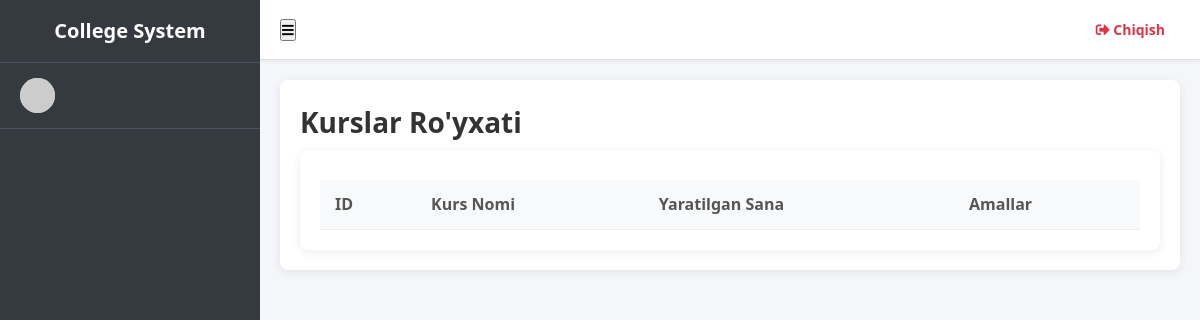
/manage_course/, run on an earlier commit of the app's database.
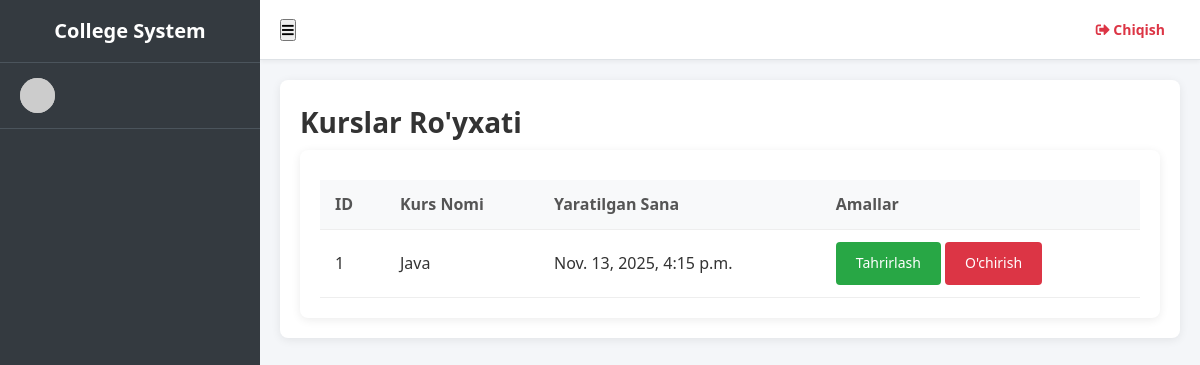
And on a later commit of the database.
### student_management_app/models.py (models this page shows)
class Courses(models.Model):
    id = models.AutoField(primary_key=True)
    course_name = models.CharField(max_length=255)
    created_at = models.DateTimeField(auto_now_add=True)
    updated_at = models.DateTimeField(auto_now=True)
    objects = models.Manager()

### student_management_app/HodViews.py (the view)
# urls.py: path('manage_course/', HodViews.manage_course, name="manage_course"),
def manage_course(request):
    courses = Courses.objects.all()
    context = {
        "courses": courses
    }
    return render(request, 'hod_template/manage_course_template.html', context)

### student_management_app/templates/hod_template/manage_course_template.html
{% extends 'base.html' %}
{% block content %}
<section class="content">
    <div class="container-fluid">
        <div class="row">
            <div class="col-12">
                <div class="card">
                    <div class="card-header">
                        <h3 class="card-title">Kurslar Ro'yxati</h3>
                    </div>
                    <div class="card-body table-responsive p-0">
                        <table class="table table-hover text-nowrap">
                            <thead>
                                <tr>
                                    <th>ID</th>
                                    <th>Kurs Nomi</th>
                                    <th>Yaratilgan Sana</th>
                                    <th>Amallar</th>
                                </tr>
                            </thead>
                            <tbody>
                                {% for course in courses %}
                                <tr>
                                    <td>{{ course.id }}</td>
                                    <td>{{ course.course_name }}</td>
                                    <td>{{ course.created_at }}</td>
                                    <td>
                                        <a href="{% url 'edit_course' course.id %}" class="btn btn-success">Tahrirlash</a>
                                        <a href="{% url 'delete_course' course.id %}" class="btn btn-danger">O'chirish</a>
                                    </td>
                                </tr>
                                {% endfor %}
                            </tbody>
                        </table>
                    </div>
                </div>
            </div>
        </div>
    </div>
</section>
{% endblock content %}

What changed in the data, as far as the page shows it:
added Courses: id "1", course_name "Java", created_at "Nov. 13, 2025, 4:15 p.m."
